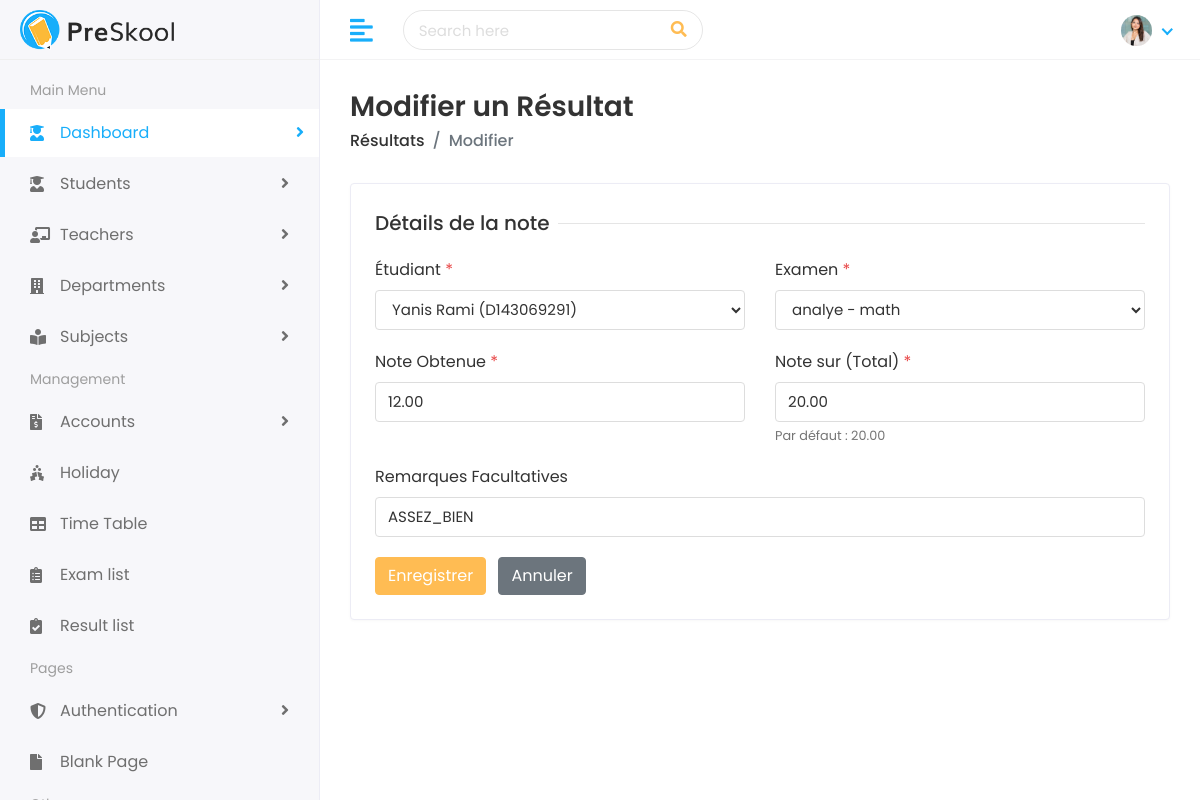
The app's page /exam/results/1/edit/ (signed in) with its own data.
### student/models.py (models this page shows)
class Student(models.Model) :
  first_name = models.CharField(max_length=100)
  last_name = models.CharField(max_length=100)
  student_id = models.CharField(max_length=20)
  gender = models.CharField(max_length=10 , choices=[('Male' , 'Male'), ('Female' , 'Female')])
  date_of_birth = models.DateField()
  student_class = models.CharField(max_length=50)
  joining_date = models.DateField()
  mobile_number = models.CharField(max_length=15)
  admission_number = models.CharField(max_length=20)
  section = models.CharField(max_length=10)
  student_image = models.ImageField(upload_to='students/' , blank=True)
  parent = models.OneToOneField(Parent, on_delete=models.CASCADE)
  def __str__(self) :
    return f"{self.first_name} {self.last_name} ({self.student_id})"

### exam/models.py (models this page shows, shortened)
class Result(models.Model):
    exam = models.ForeignKey(Exam, on_delete=models.CASCADE, related_name='results')
    student = models.ForeignKey(Student, on_delete=models.CASCADE, related_name='results')
    marks_obtained = models.DecimalField(max_digits=5, decimal_places=2)
    total_marks = models.DecimalField(max_digits=5, decimal_places=2, default=20.00)
    remarks = models.CharField(max_length=200, blank=True)
    class Meta:
        unique_together = ('exam', 'student')

### exam/views.py (the view)
# urls.py: path('results/<int:pk>/edit/', views.ResultUpdateView.as_view(), name='result-edit'),
class ResultUpdateView(AdminOrTeacherRequiredMixin, UpdateView):
    model = Result
    form_class = ResultForm
    template_name = 'exam/result_form.html'
    success_url = reverse_lazy('result-list')

### exam/forms.py
class ResultForm(forms.ModelForm):
    class Meta:
        model = Result
        fields = ['exam', 'student', 'marks_obtained', 'total_marks', 'remarks']
        widgets = {
            'exam': forms.Select(attrs={'class': 'form-control'}),
            'student': forms.Select(attrs={'class': 'form-control'}),
            'marks_obtained': forms.NumberInput(attrs={'class': 'form-control'}),
            'total_marks': forms.NumberInput(attrs={'class': 'form-control'}),
            'remarks': forms.TextInput(attrs={'class': 'form-control'}),
        }

### exam/models.py (called while the page is built)
    def __str__(self):
        return f"{self.title} - {self.subject.name}"

### home_auth/mixins.py (called while the page is built)
    def dispatch(self, request, *args, **kwargs):
        if not request.user.is_authenticated:
            return self.handle_no_permission()
        if hasattr(request.user, 'is_admin') and (request.user.is_admin or getattr(request.user, 'is_teacher', False)):
            return super().dispatch(request, *args, **kwargs)
        messages.error(request, "Accès refusé. Action réservée aux enseignants ou administrateurs.")
        return get_dashboard_redirect(request.user)

### exam/templates/exam/result_form.html (shortened to what this page needs)
{% extends 'Home/base.html' %}
{% load static %}
{% block body %}
<div class="page-wrapper">
    <div class="content container-fluid">
        <div class="page-header">
            <div class="row align-items-center">
                <div class="col">
                    <h3 class="page-title">{% if object %}Modifier{% else %}Ajouter{% endif %} un Résultat</h3>
                    <ul class="breadcrumb">
                        <li class="breadcrumb-item"><a href="{% url 'result-list' %}">Résultats</a></li>
                        <li class="breadcrumb-item active">{% if object %}Modifier{% else %}Ajouter{% endif %}</li>
                    </ul>
                </div>
            </div>
        </div>
        <div class="row">
            <div class="col-sm-12">
                <div class="card">
                    <div class="card-body">
                        <form method="POST">
                            <div class="row">
                                <div class="col-12">
                                    <h5 class="form-title"><span>Détails de la note</span></h5>
                                </div>
                                <div class="col-12 col-sm-6">
                                    <div class="form-group">
                                        <label>Étudiant <span class="text-danger">*</span></label>
                                        {{ form.student }}
                                    </div>
                                </div>
                                <div class="col-12 col-sm-6">
                                    <div class="form-group">
                                        <label>Examen <span class="text-danger">*</span></label>
                                        {{ form.exam }}
                                    </div>
                                </div>
                                <div class="col-12 col-sm-6">
                                    <div class="form-group">
                                        <label>Note Obtenue <span class="text-danger">*</span></label>
                                        {{ form.marks_obtained }}
                                    </div>
                                </div>
                                <div class="col-12 col-sm-6">
                                    <div class="form-group">
                                        <label>Note sur (Total) <span class="text-danger">*</span></label>
                                        {{ form.total_marks }}
                                        <small class="form-text text-muted">Par défaut : 20.00</small>
                                    </div>
                                </div>
                                <div class="col-12">
                                    <div class="form-group">
                                        <label>Remarques Facultatives</label>
                                        {{ form.remarks }}
                                    </div>
                                </div>
                                <div class="col-12">
                                    <button type="submit" class="btn btn-primary">Enregistrer</button>
                                    <a href="{% url 'result-list' %}" class="btn btn-secondary ml-2">Annuler</a>
                                </div>
                            </div>
                        </form>
                    </div>
                </div>
            </div>
        </div>
    </div>
</div>
{% endblock %}

### static/assets/css/style.css (style rules this page uses)
html { height: 100%; }
body { background-color: #fff; color: #333; font-family: 'Poppins', sans-serif; font-size: 1rem; height: 100%; line-height: 1.5; overflow-x: hidden; }
h1, h2, h3, h4, h5, h6 { font-family: 'Poppins', sans-serif; margin-top: 0; }
.form-control { border: 1px solid #ddd; box-shadow: none; color: #333; font-size: 15px; height: 40px; }
input, input:focus, button, button:focus { outline: none; }
input[type=text], input[type=password] { -webkit-appearance: none; -moz-appearance: none; appearance: none; }
.form-group { margin-bottom: 1.25rem; }
ul, ol { padding: 0px; list-style: none; }
.text-danger, .dropdown-menu > li > a.text-danger { color: #e84646 !important; }
.text-muted { color: #757575 !important; }
.btn-primary { background-color: #FFBC53; border: 1px solid #FFBC53; }
.card { border: 1px solid #ececf5; box-shadow: 0 1px 3px 0 rgba(0, 0, 0, 0.03); margin-bottom: 1.875rem; }
.card-body { padding: 1.5rem; }
.page-wrapper { margin-left: 320px; padding-top: 60px; position: relative; transition: all 0.4s ease; }
.page-wrapper > .content { padding: 1.875rem 1.875rem 0; }
.page-header { margin-bottom: 1.875rem; }
.page-header .breadcrumb { background-color: transparent; color: #6c757d; font-size: 1rem; font-weight: 500; margin-bottom: 0; padding: 0; }
.page-header .breadcrumb a { color: #333; }
.page-title { font-size: 28px; font-weight: 600; color: #333; margin-bottom: 5px; }
.form-title { width: 100%; max-width: 100%; padding: 0; font-size: 1.25rem; font-weight: 500; line-height: inherit; color: #333; white-space: normal; position: relative; display: block; margin-bottom: 20px; }
.form-title:before { content: ""; position: absolute; left: 0px; right: 0px; height: 1px; top: 50%; background-color: rgba(0, 0, 0, 0.1); }
.form-title span { padding: 0px 0.5rem 0 0; background-color: #fff; display: inline-block; z-index: 2; position: relative; }

### records on screen
Student: student "Yanis Rami (D143069291)"
Result: exam "analye - math", marks_obtained "12.00", total_marks "20.00", remarks "ASSEZ_BIEN"
